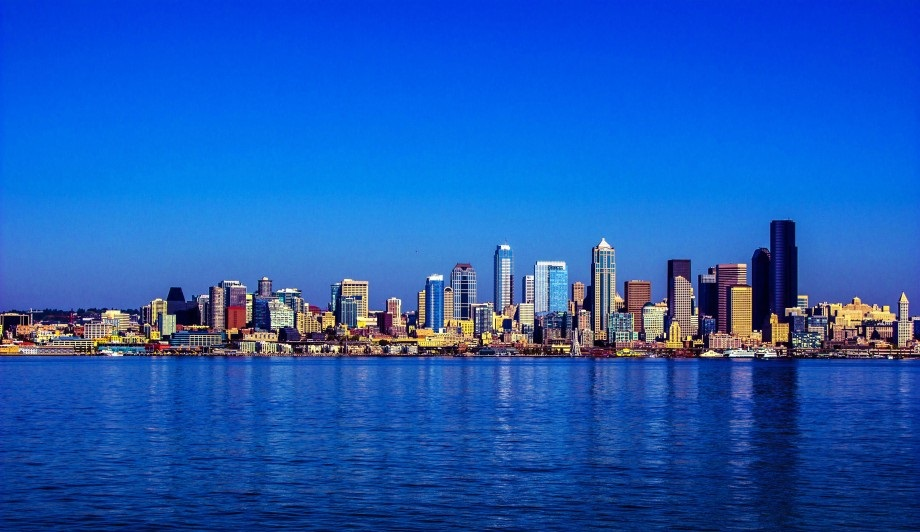
//> input picture hist_eq/cidade.jpg, 920 x 532 px
$ ./histogram_eq cidade.jpg   (built with g++ and OpenCV 4)
//> lines starting //> are read from the running program, lines starting //| are printed output that depends on the picture
//> further down, src is the input picture: 532 rows x 920 cols, CV_8UC3; mean B, G, R 183.7, 90.1, 28.5
### hist_eq/ocv_utils.h
#ifndef OCV_UTILS_H
#define OCV_UTILS_H

#include <opencv2/opencv.hpp>

namespace ocv_utils {

std::vector<cv::Mat> calcHistogram(const cv::Mat& img);
cv::Mat plotHistogram(const std::vector<cv::Mat> &hist);

} // namespace ocv_utils

#endif // OCV_UTILS_H

### hist_eq/ocv_utils.cpp
#include "ocv_utils.h"

using namespace std;
using namespace cv;

namespace ocv_utils {

std::vector<cv::Mat> calcHistogram(const cv::Mat& img)
{

	const int nc = img.channels();
//> nc = 3
	vector<Mat> hist(nc);

	// Initalize histogram arrays
	for (int i = 0; i < hist.size(); i++)
		hist[i] = Mat::zeros(1, 256, CV_32SC1);

	// Calculate the histogram of the image
	for (int i = 0; i < img.rows; i++)
	{
		for (int j = 0; j < img.cols; j++)
		{
			for (int k = 0; k < nc; k++)
			{
				uchar val = nc == 1 ? img.at<uchar>(i,j) : img.at<Vec3b>(i,j)[k];
				hist[k].at<int>(val) += 1;
			}
		}
	}
	return hist;
}

cv::Mat plotHistogram(const std::vector<cv::Mat> &hist)
{
	Mat canvas;
	int nc = hist.size();
//> nc = 3

	if (nc == 1)
	{
		canvas = Mat::ones(256, 256, CV_8UC1);
		int hmax = 0;
		for (int j = 0; j < 256; j++)
			hmax = hist[0].at<int>(j) > hmax ? hist[0].at<int>(j) : hmax;

		for (int j = 0, rows = canvas.rows; j < 256; j++)
		{
			line(
				canvas,
				Point(j, rows),
				Point(j, rows - (hist[0].at<int>(j) * rows/hmax)),
				Scalar(200,200,200),
				1, 8, 0
			);
		}

		return canvas;
	}
	else
	{
		canvas = Mat::zeros(512, 512, CV_8UC3);
		Scalar colors[3] = { Scalar(255,0,0), Scalar(0,255,0), Scalar(0,0,255) };
		int hmax[4] = {0,0,0,0};
		for (int i = 0; i < nc; i++)
		{
			for (int j = 0; j < 256; j++)
			{
				hmax[i] = hist[i].at<int>(j) > hmax[i] ? hist[i].at<int>(j) : hmax[i];
				hmax[3] = hist[i].at<int>(j) > hmax[3] ? hist[i].at<int>(j) : hmax[3];
			}
		}
//> this loop made 3 passes
//> after the loop, hmax = [18265, 6204, 83343, 83343]
		Mat roi;
		for (int i = 0; i < nc; i++)
		{
			roi = canvas(i == 0 ? Rect(0,256,256,256) : (i == 1 ? Rect(256,0,256,256) : Rect(0,0,256,256)));
			for (int j = 0; j < 256; j++)
			{
				line(
					roi,
					Point(j, 256),
					Point(j, 256 - (hist[i].at<int>(j) * 256/hmax[i])),
					colors[i],
					1, 8, 0
				);
			}
		}

		roi = canvas (Rect(256,256,256,256));
		for (int j = 0; j < 256; j++)
		{
			int s[3];
			if (hist[0].at<int>(j) > hist[1].at<int>(j) && hist[0].at<int>(j) > hist[2].at<int>(j)) {
				if (hist[1].at<int>(j) > hist[2].at<int>(j)) {s[0] = 0; s[1] = 1; s[2] = 2;}
				else {s[0] = 0; s[1] = 2; s[2] = 1;}
			} else if (hist[1].at<int>(j) > hist[0].at<int>(j) && hist[1].at<int>(j) > hist[2].at<int>(j)) {
				if (hist[0].at<int>(j) > hist[2].at<int>(j)) {s[0] = 1; s[1] = 0; s[2] = 2;}
				else {s[0] = 1; s[1] = 2; s[2] = 0;}
			} else if (hist[2].at<int>(j) > hist[0].at<int>(j) && hist[2].at<int>(j) > hist[1].at<int>(j)) {
				if (hist[0].at<int>(j) > hist[1].at<int>(j)) {s[0] = 2; s[1] = 0; s[2] = 1;}
				else {s[0] = 2; s[1] = 1; s[2] = 0;}
			}
			for (int i = 0; i < nc; i++)
			{
				line(
					roi,
					Point(j, 256),
					Point(j, 256 - (hist[s[i]].at<int>(j) * 256/hmax[3])),
					nc == 1 ? Scalar(200,200,200) : colors[s[i]],
					1, 8, 0
				);
			}
		}
		return canvas;
	}
}

} // namespace ocv_utils

### hist_eq/histogram_eq.cpp
#include "ocv_utils.h"

int main(int argc, char *argv[])
{
	using namespace std;
	using namespace cv;
	using namespace ocv_utils;

	if (argc < 2)
	{
		cerr << "Usage: " << argv[0] << " <file_name> [1=HSV,2=YCrCb,3=RGB]" << endl;
		return 1;
	}

	int method = 1;
	if (argc >= 3)
	{
		method = atoi(argv[2]);
		if (method < 1 || method > 3)
			method = 1;
	}

	Mat src = imread (argv[1]);
	if (src.data == NULL)
	{
		cerr << "Impossible to open '" << argv[1] << "' file!" << endl;
		return -1;
	}

	Mat src_hist, eq, eq_hist;
	src_hist = plotHistogram (calcHistogram (src));

	if (method == 1)
	{
		cvtColor(src,eq,CV_BGR2HSV);
//> eq: 532 rows x 920 cols, CV_8UC3; mean H, S, V 106, 217.2, 186.7
		vector<Mat> channels;
		split(eq,channels);
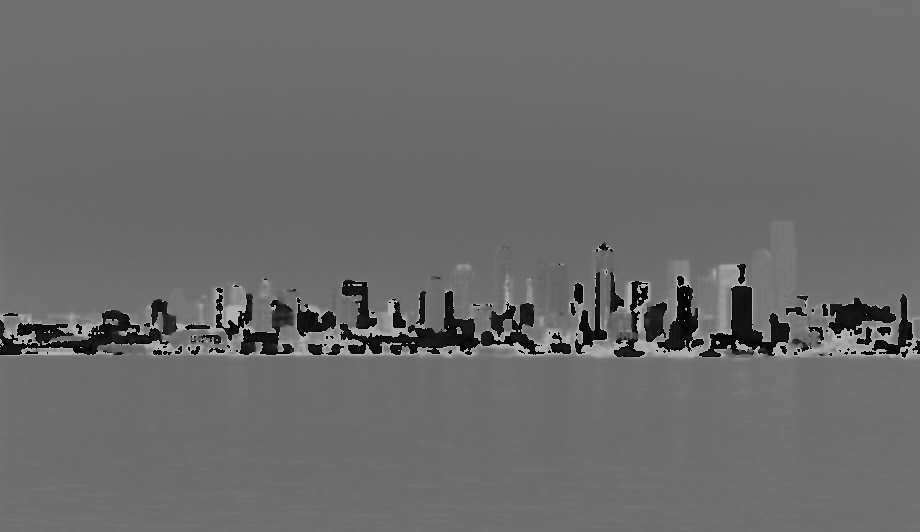
//> channels[0]: 532 rows x 920 cols, CV_8UC1; min 0, max 179, mean 106
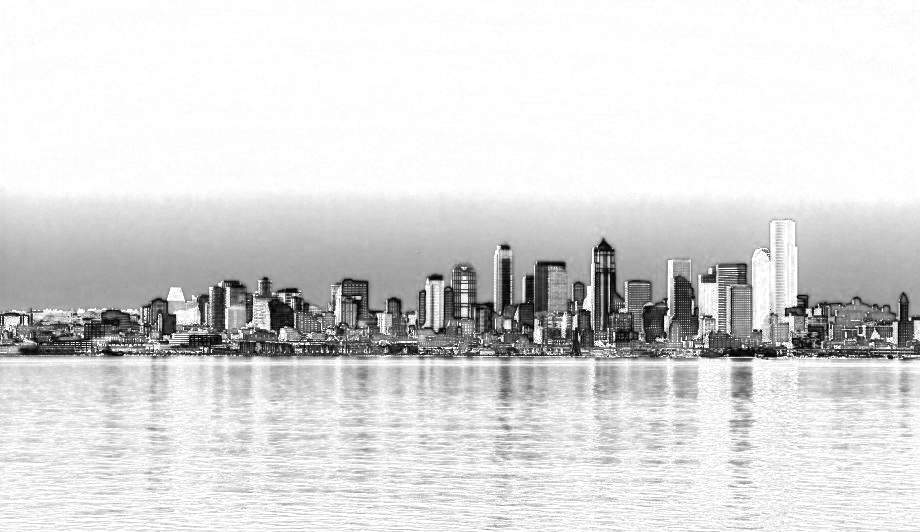
//> channels[1]: 532 rows x 920 cols, CV_8UC1; min 0, max 255, mean 217.2
		equalizeHist(channels[2], channels[2]);
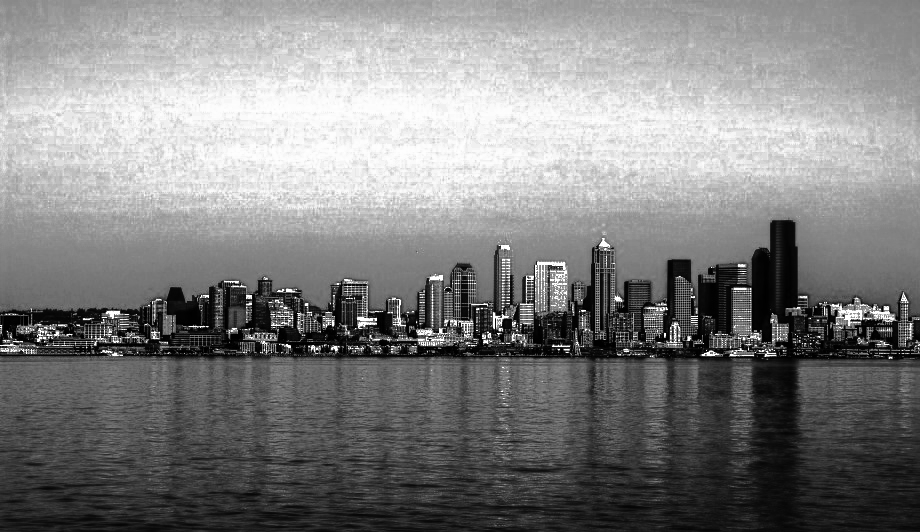
//> channels[2]: 532 rows x 920 cols, CV_8UC1; min 0, max 255, mean 129.1
		merge(channels,eq);
//> eq: 532 rows x 920 cols, CV_8UC3; mean H, S, V 106, 217.2, 129.1
		cvtColor(eq,eq,CV_HSV2BGR);
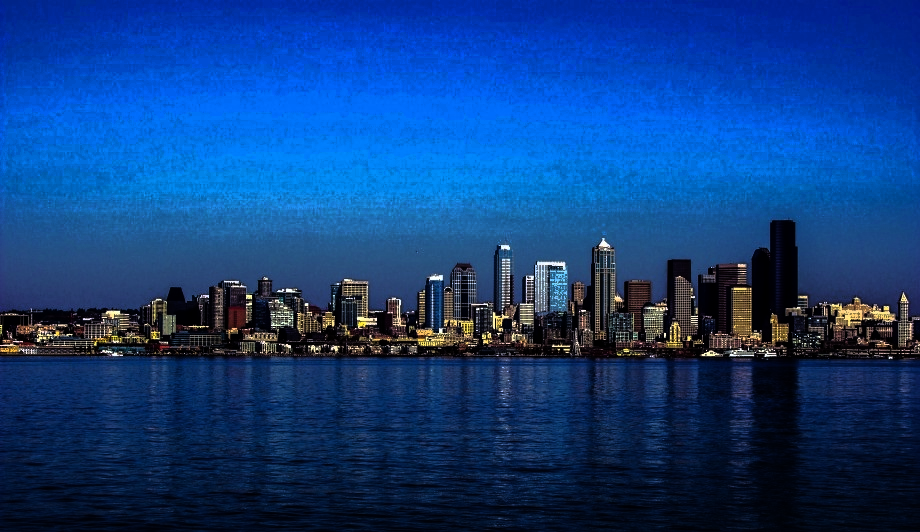
//> eq: 532 rows x 920 cols, CV_8UC3; mean B, G, R 127.5, 61.8, 15.4
		eq_hist = plotHistogram (calcHistogram (eq));
//> the loop in plotHistogram (call 2), `for (int i = 0; i < nc; i++)` made 3 passes
//> after the loop in plotHistogram (call 2), `for (int i = 0; i < nc; i++)`: hmax = [18268, 8746, 158303, 158303]
//> after the loop in plotHistogram (call 2), `for (int j = 0; j < 256; j++)`:
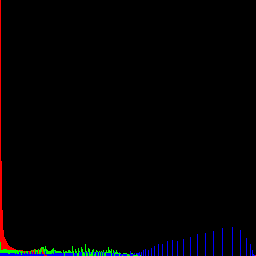
//> roi: 256 rows x 256 cols, CV_8UC3; mean B, G, R 2.6, 1.5, 1.9
	}
	else if (method == 2)
	{
		cvtColor(src,eq,CV_BGR2YCrCb);
		vector<Mat> channels;
		split(eq,channels);
		equalizeHist(channels[0], channels[0]);
		merge(channels,eq);
		cvtColor(eq,eq,CV_YCrCb2BGR);
		eq_hist = plotHistogram (calcHistogram (eq));
	}
	else if (method == 3)
	{
		vector<Mat> channels;
		split(src,channels);
		equalizeHist(channels[0], channels[0]);
		equalizeHist(channels[1], channels[1]);
		equalizeHist(channels[2], channels[2]);
		merge(channels,eq);
		eq_hist = plotHistogram (calcHistogram (eq));
	}

	resize (src, src, Size(512*src.cols/src.rows,512), 0, 0, INTER_CUBIC);
//> src: 512 rows x 885 cols, CV_8UC3
	resize (eq, eq, Size(512*eq.cols/eq.rows,512), 0, 0, INTER_CUBIC);
//> eq: 512 rows x 885 cols, CV_8UC3
	hconcat (src, src_hist, src);
//> src: 512 rows x 1397 cols, CV_8UC3
	hconcat (eq, eq_hist, eq);
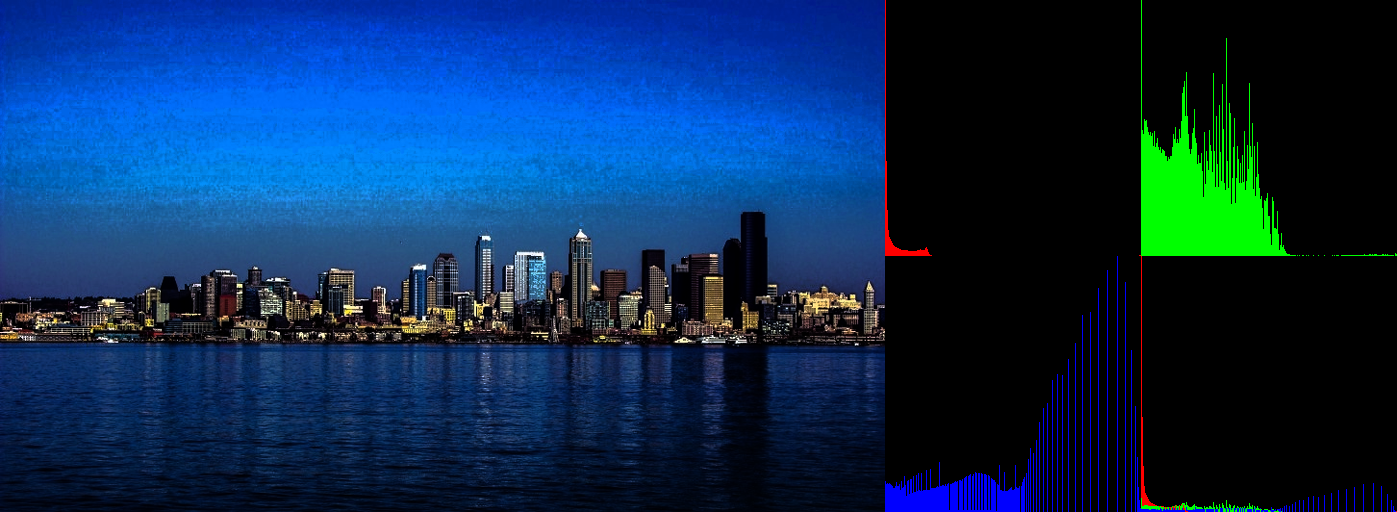
//> eq: 512 rows x 1397 cols, CV_8UC3; mean B, G, R 83.4, 44.4, 10.2
	vconcat (src, eq, src);
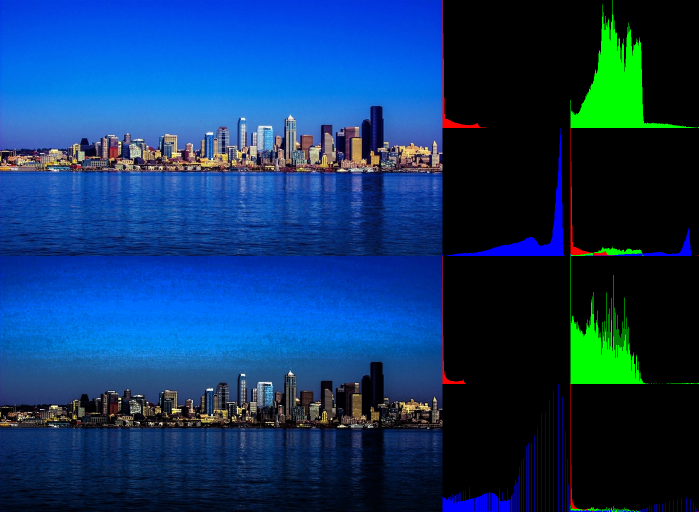
//> src: 1024 rows x 1397 cols, CV_8UC3 (shown at 1/2 size); mean B, G, R 101.3, 54.5, 14.6

	namedWindow(argv[0], CV_WINDOW_NORMAL);
    //setWindowProperty(argv[0], CV_WND_PROP_FULLSCREEN, CV_WINDOW_FULLSCREEN);
	imshow(argv[0], src);

	cv::waitKey (0);

	return 0;
}
